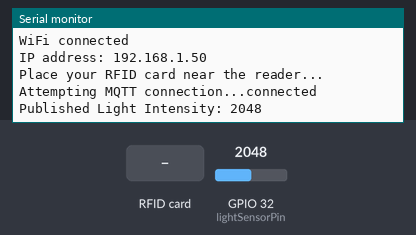
Bench run of a sketch on a simulated ESP32. On the bench: the last lines printed to the serial monitor. The inputs (shaded band) are chosen by the test bench; at power-on: GPIO 32 (lightSensorPin) = 2048. WiFi joins after 1.5 s; servers stay silent unless stated; no MQTT or app messages arrive unless stated.

Above: at 2.7 s.
2.8 s: RFID card 5E 7A 19 C4 held to the reader
At 3.8 s:
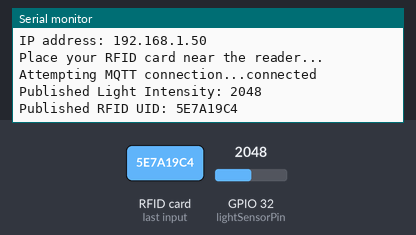
5.8 s: GPIO 32 (lightSensorPin) set to 3603
At 7.1 s:
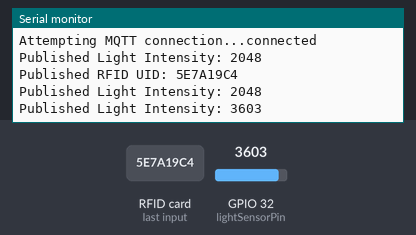

The sketch:

MQTT_photoresistor_RFID.ino
```cpp
#include <WiFi.h>
#include <PubSubClient.h>
#include <SPI.h>
#include <MFRC522.h>

// RFID Setup
#define SS_PIN 5
#define RST_PIN 4
MFRC522 rfid(SS_PIN, RST_PIN);

// Wi-Fi credentials
const char* ssid = "Liam";
const char* password = "Cristian";

// MQTT broker details
const char* mqtt_server = "172.20.10.6";

// MQTT client setup
WiFiClient espClient;
PubSubClient client(espClient);

// Light sensor pin
const int lightSensorPin = 32;

// Function prototypes
void setup_wifi();
void callback(String topic, byte* message, unsigned int length);
void reconnect();
void publishLightIntensity();
void checkAndPublishRFID();

unsigned long lastLightPublishTime = 0;
const unsigned long lightPublishInterval = 2000; // 2 seconds

void setup() {
    Serial.begin(115200);

    // Setup Wi-Fi and MQTT
    setup_wifi();
    client.setServer(mqtt_server, 1883);
    client.setCallback(callback);

    // RFID Initialization
    SPI.begin();
    rfid.PCD_Init();
    Serial.println("Place your RFID card near the reader...");

    // Light sensor initialization
    pinMode(lightSensorPin, INPUT);
}

void setup_wifi() {
    Serial.println();
    Serial.print("Connecting to ");
    Serial.println(ssid);

    WiFi.begin(ssid, password);
    while (WiFi.status() != WL_CONNECTED) {
        delay(500);
        Serial.print(".");
    }

    Serial.println("\nWiFi connected");
    Serial.print("IP address: ");
    Serial.println(WiFi.localIP());
}

void callback(String topic, byte* message, unsigned int length) {
    // Handle messages on subscribed topics (if needed)
    String messageIn;
    for (unsigned int i = 0; i < length; i++) {
        messageIn += (char)message[i];
    }

    Serial.print("Message received on topic ");
    Serial.print(topic);
    Serial.print(": ");
    Serial.println(messageIn);
}

void reconnect() {
    // Reconnect to the MQTT broker if disconnected
    while (!client.connected()) {
        Serial.print("Attempting MQTT connection...");
        if (client.connect("vanieriot")) {
            Serial.println("connected");
        } else {
            Serial.print("Failed, rc=");
            Serial.print(client.state());
            Serial.println(" retrying in 5 seconds...");
            delay(5000);
        }
    }
}

void loop() {
    if (!client.connected()) {
        reconnect();
    }
    client.loop();

    // Publish light intensity every 2 seconds
    if (millis() - lastLightPublishTime >= lightPublishInterval) {
        publishLightIntensity();
        lastLightPublishTime = millis();
    }

    // Check and publish RFID UID if a card is detected
    checkAndPublishRFID();
}

void publishLightIntensity() {
    int light = analogRead(lightSensorPin); // Read light intensity
    String lightPayload = String(light); // Convert to string for MQTT
    client.publish("room/light", lightPayload.c_str()); // Publish to light topic
    Serial.print("Published Light Intensity: ");
    Serial.println(lightPayload);
}

void checkAndPublishRFID() {
    if (!rfid.PICC_IsNewCardPresent() || !rfid.PICC_ReadCardSerial()) {
        return; // No card detected
    }

    // Construct UID in HEX format
    String uidHex = "";
    for (byte i = 0; i < rfid.uid.size; i++) {
        if (rfid.uid.uidByte[i] < 0x10) {
            uidHex += "0"; // Add leading zero for single-digit hex values
        }
        uidHex += String(rfid.uid.uidByte[i], HEX);
    }
    uidHex.toUpperCase(); // Format to uppercase

    // Publish RFID UID
    client.publish("rfid/user_id", uidHex.c_str()); // Publish to RFID topic
    Serial.print("Published RFID UID: ");
    Serial.println(uidHex);

    rfid.PICC_HaltA(); // Halt the card to be ready for the next one
}
```

Measured:
- after the input at 2.8 s, the serial monitor: prints a new line at once (image 1)
- after the input at 5.8 s, the serial monitor: prints a new line after 0.23 s (image 2)
